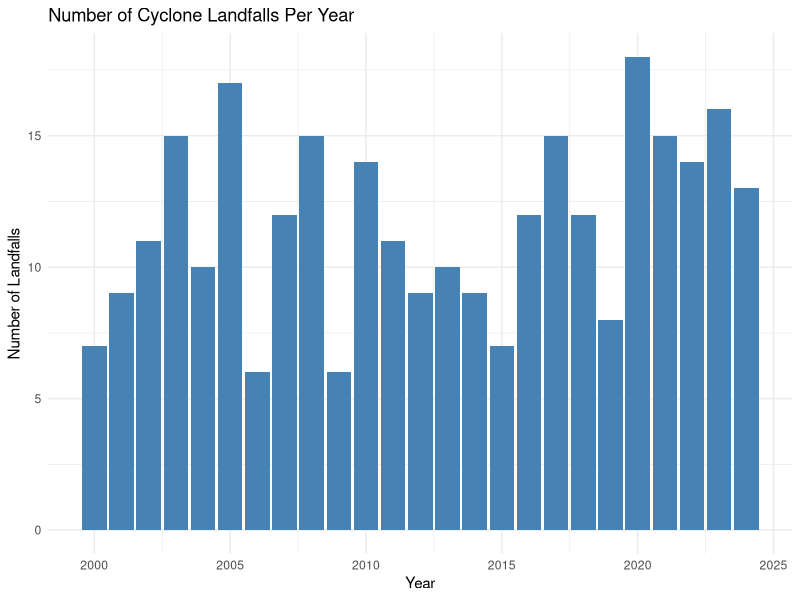
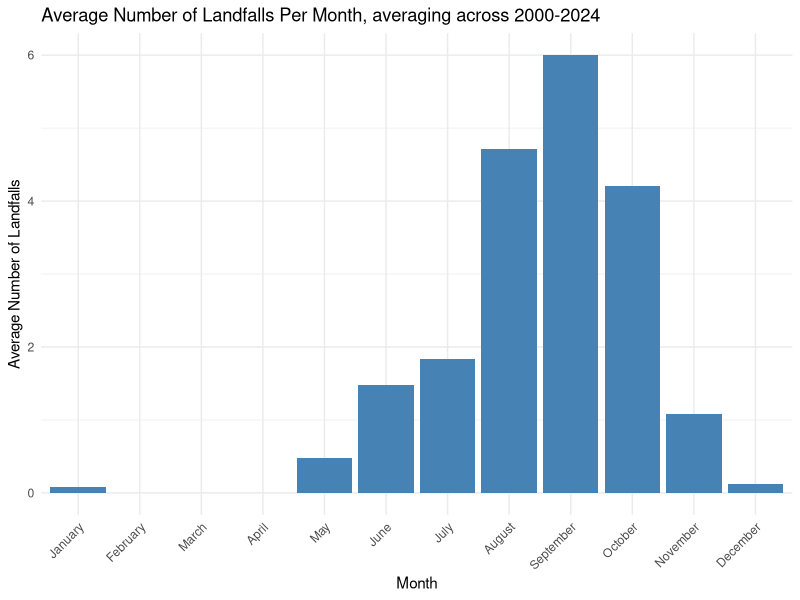
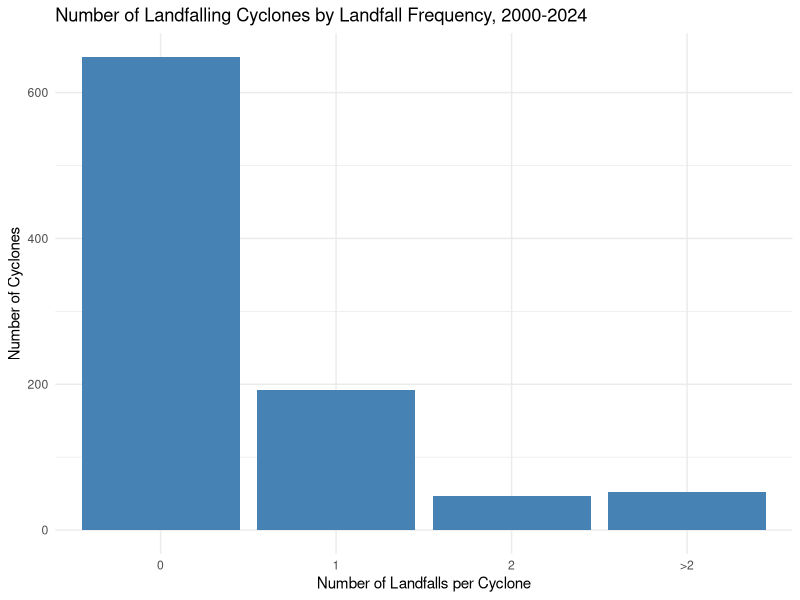
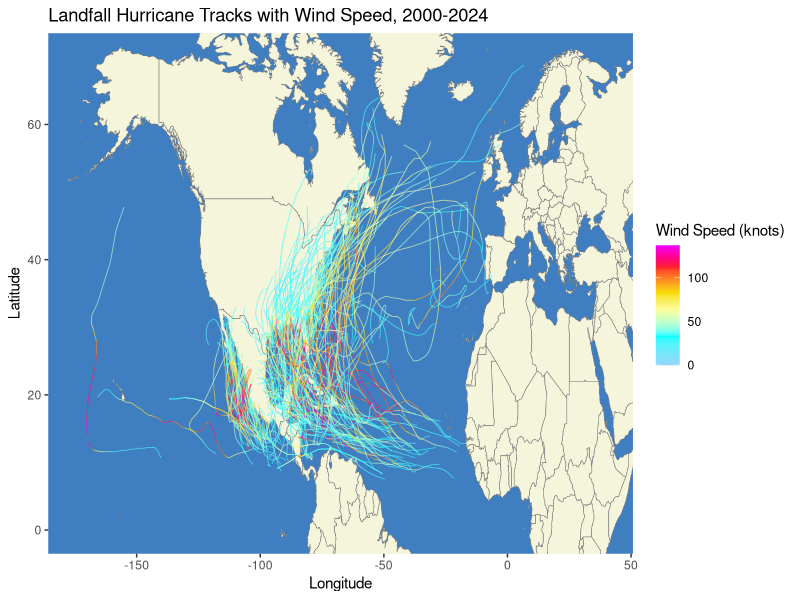
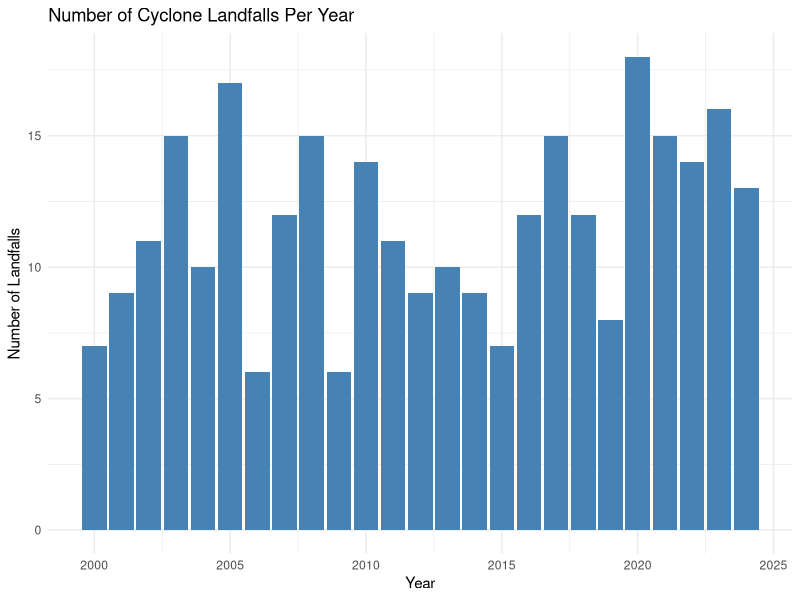
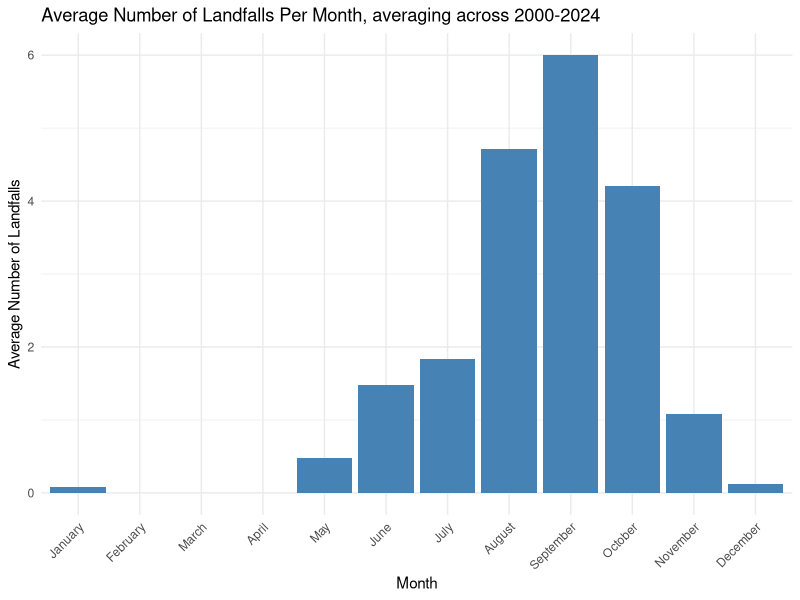
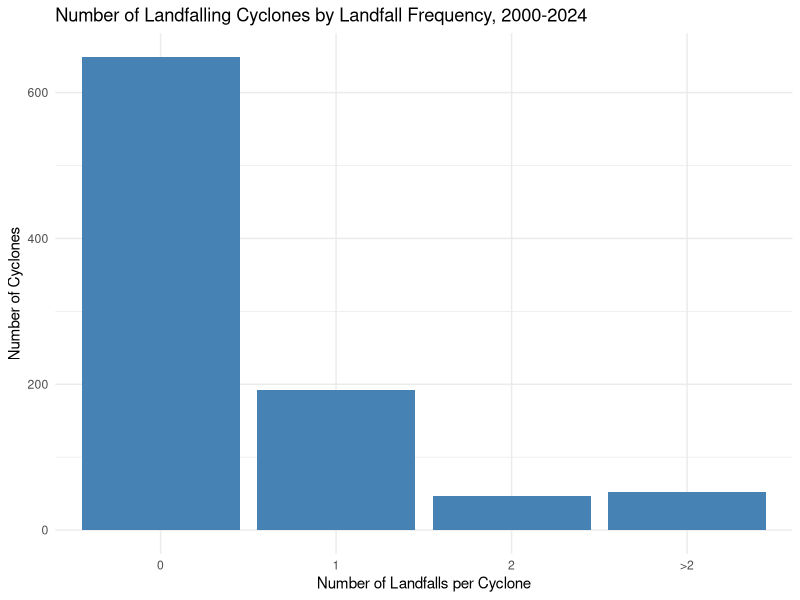
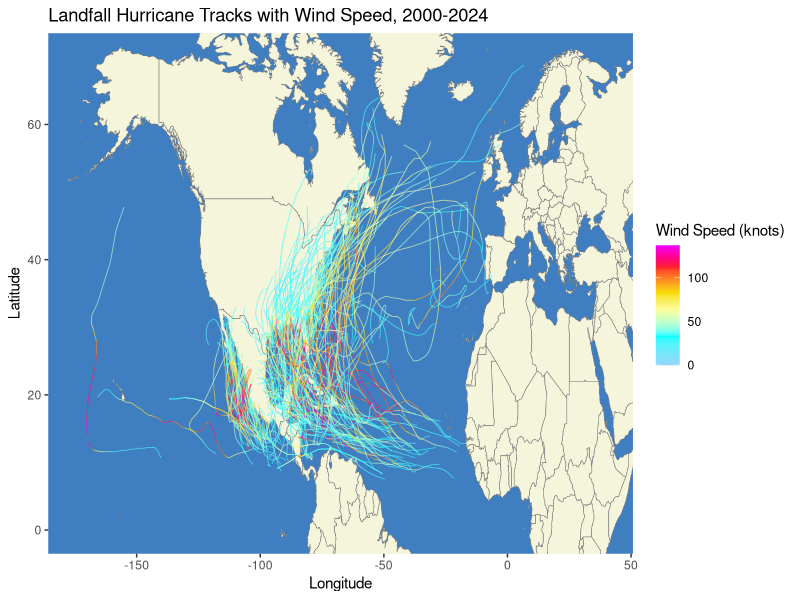

Write R code to recreate these figures, in order.
# in this script, we perform an exploratory data analysis of our cyclone
# track data from the HURDAT2 data set
# we are interested in the number of cyclone landfalls per year
# and any seasonality effects

library(dplyr)
library(magrittr)
library(here)
library(tidyr)
library(ggplot2)
library(stringr)
library(data.table)
library(scales)


#==============================================================================
# we load our data set
#==============================================================================

hurricane_data <- read.csv(here("data", "derived", "hurricane-data.csv"))


#==============================================================================
# we want to plot the number of landfalls per year from 2000-2024 
#==============================================================================

landfalls_per_year <- hurricane_data %>%
  filter(RECORD_ID == "L") %>%
  group_by(YEAR, STORM_ID) %>%
  summarise(.groups = "drop") %>%
  group_by(YEAR) %>%
  summarise(CYCLONE_NUM = n(), .groups = "drop")

# Plot
p1 <- ggplot(landfalls_per_year, aes(x = YEAR, y = CYCLONE_NUM)) +
  geom_col(fill = "steelblue") +
  labs(title = "Number of Cyclone Landfalls Per Year",
       x = "Year",
       y = "Number of Landfalls") +
  theme_minimal()

p1

# save output
ggsave(here("outputs", "eda-hurricane-data", "landfalls-per-year.pdf"), 
       plot = p1, 
       height = 4.5, 
       width = 7, 
       dpi=300)


#==============================================================================
# we check for a monthly seasonality component 
#==============================================================================

# calculate average number of cyclone landfalls per month (across 2000-2024)
landfalls_per_month_and_year <- hurricane_data %>%
  filter(RECORD_ID == "L") %>%
  group_by(YEAR, MONTH) %>%
  summarise(LANDFALL_NUM = n(), .groups = "drop")

# we notice some months are missing from our data set
# this is because no cyclones occurred in those months
# we now add the missing months with a count of zero
all_months_years <- CJ(MONTH = 1:12, YEAR = 2000:2024)

# also replace month numbers with month names
landfalls_per_month_and_year <- left_join(all_months_years, 
                                    landfalls_per_month_and_year, 
                                    by = c("MONTH", "YEAR"))

landfalls_per_month_and_year <- landfalls_per_month_and_year %>%
  mutate(LANDFALL_NUM = replace_na(LANDFALL_NUM, 0), MONTH = month.name[MONTH])

avg_landfalls_per_month <- landfalls_per_month_and_year %>%
  group_by(MONTH) %>%
  summarise(AVG_LANDFALLS = mean(LANDFALL_NUM))


# plot average number of cyclones per month
p2 <- ggplot(avg_landfalls_per_month, aes(x = factor(MONTH, levels = month.name), 
                                         y = AVG_LANDFALLS)) +
  geom_col(fill = "steelblue") +
  labs(title = "Average Number of Landfalls Per Month, averaging across 2000-2024",
       x = "Month",
       y = "Average Number of Landfalls") +
  theme_minimal() + 
  theme(axis.text.x = element_text(angle = 45,vjust = 1,hjust = 1))

p2
# we see a significant increase in the number of cyclones in July-October

# save output
ggsave(here("outputs", "eda-hurricane-data", "avg-landfalls-per-month.pdf"), 
       plot = p2,
       height = 4.5,
       width = 7, dpi=300)

#==============================================================================
# we now want to look closer into cyclone that landfall
#==============================================================================

# number of landfalls for each cyclone
landfall_statistics <- hurricane_data %>%
  group_by(STORM_ID) %>%
  summarise(LANDFALL_NUM = sum(RECORD_ID == "L"))

# categorise cyclones based on how many times they landfall
landfall_statistics <- landfall_statistics %>%
  mutate(CATEGORY = case_when(
    LANDFALL_NUM == 0 ~ '0',
    LANDFALL_NUM == 1 ~ '1',
    LANDFALL_NUM == 2 ~ '2',
    LANDFALL_NUM > 2  ~ ">2"))

# Count how many cyclones fall into each category
landfall_summary <- landfall_statistics %>%
  group_by(CATEGORY) %>%
  summarise(NUM = n())

# plot results
p3 <- ggplot(landfall_summary, aes(x = factor(CATEGORY, levels = CATEGORY), y = NUM)) +
  geom_col(fill = "steelblue") +
  labs(title = "Number of Landfalling Cyclones by Landfall Frequency, 2000-2024",
       x = "Number of Landfalls per Cyclone",
       y = "Number of Cyclones") +
  theme_minimal()

p3
# save output
ggsave(here("outputs","eda-hurricane-data", "nbr-cyclone-landfalls.pdf"), 
       plot = p3, 
       height = 4.5, 
       width = 7, 
       dpi=300)

#==============================================================================
# we also want to inspect cyclone paths for cyclones that landfall
#==============================================================================

# we load our world map data
world <- map_data("world")


# we now select all the hurricanes that landfall at least once
landfall_hurricanes <- hurricane_data %>%
  filter(RECORD_ID == "L") %>%
  distinct(STORM_ID)

landfall_data <- hurricane_data %>%
  filter(STORM_ID %in% landfall_hurricanes$STORM_ID)


landfall_data <- landfall_data %>%
  mutate(TIME = sprintf("%04s", as.integer(TIME)),
    DATE_TIME = as.POSIXct(paste(YEAR, 
                                 MONTH, 
                                 DAY, 
                                 str_sub(TIME, 1, 2), 
                                 str_sub(TIME, 3, 4)),
                      format = "%Y %m %d %H %M"))

# plot map
p4 <- ggplot() +
  # world map 
  geom_polygon(data = world,
               aes(x = long, y = lat, group = group), 
               fill = "beige", 
               col = "#808080", 
               linewidth = 0.2) +  
  theme(panel.background = element_rect(fill = "#3f7ec0", color = NA),
        panel.grid.major = element_blank(), panel.grid.minor = element_blank()) +
  
  geom_path(data = landfall_data, aes(x = LON, 
                                      y = LAT, 
                                      group = STORM_ID, 
                                      color = WIND), 
            size = 0.3, alpha = 0.7) +
  scale_color_gradientn(colours = c("#94d6f8", "cyan","#fbff9f","#f8e007","#fd9920","#ff1f2d", "#ee00ff"),
                        values = rescale(c(0, 33, 63, 82, 95, 112, 137)),
                        limits = c(0, 137)) + 
  coord_cartesian( xlim = c(-175, 40), ylim = c(0, 70)) + 
  labs(title = "Landfall Hurricane Tracks with Wind Speed, 2000-2024",
       x = "Longitude", 
       y = "Latitude", 
       color = "Wind Speed (knots)") +
  theme(legend.position = "right")

p4

ggsave(here("outputs", "eda-hurricane-data", "landfall-map.pdf"), 
       plot =p4,
       height = 4, 
       width = 10, 
       dpi=600)





